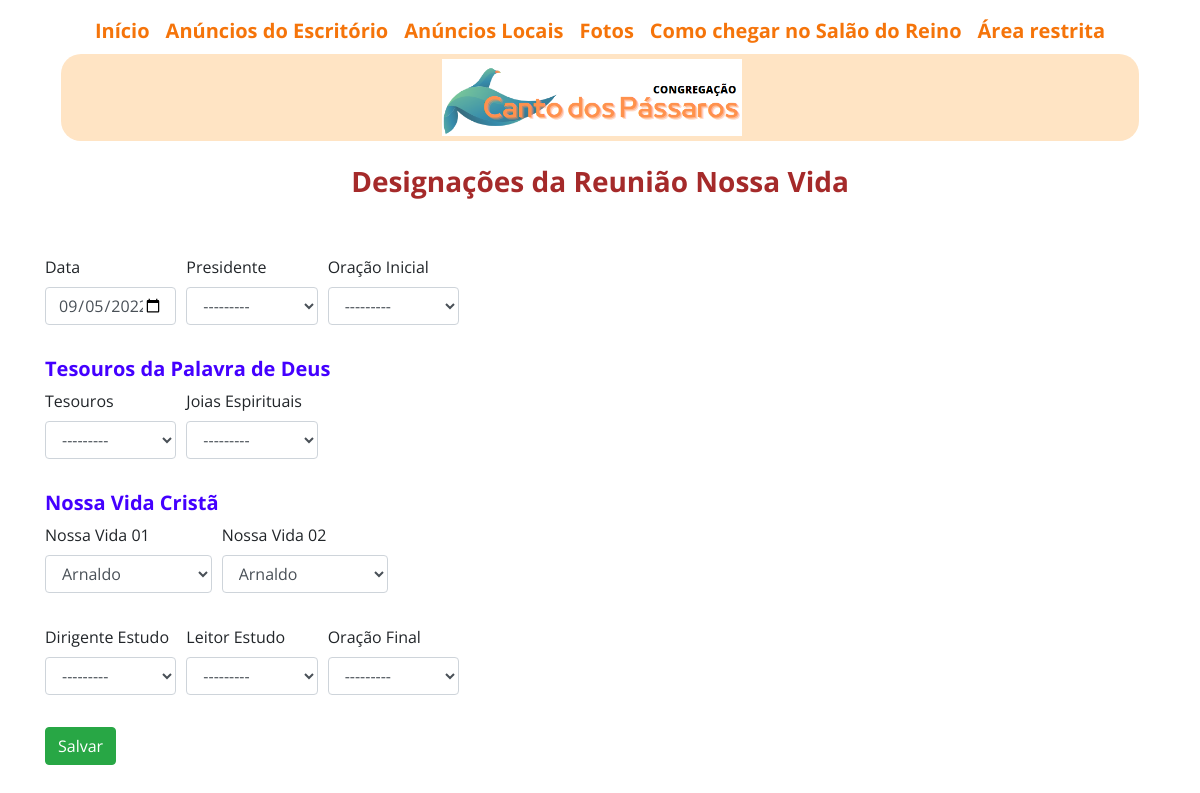
/desig_coordenador_quarta/8, run on the app's committed database.
### designacoes/models.py (models this page shows)
class DesigQuarta(models.Model):
    data = models.DateField(blank=True, null=True,)
    presidente = models.CharField(max_length=30, blank=True, null=True, choices=ANCIÃOS)
    oração_Inicial = models.CharField(max_length=30, blank=True, null=True, choices=ANCIÃOS)
    tesouros = models.CharField(max_length=30, blank=True, null=True, choices=ANCIÃOS_SERVOS)
    joias_Espirituais = models.CharField(max_length=30, blank=True, null=True, choices=ANCIÃOS_SERVOS)
    leitura_da_Bíblia = models.CharField(max_length=30, blank=True, null=True)
    designação_01 = models.CharField(max_length=30, blank=True, null=True)
    ajudante_01 = models.CharField(max_length=30, blank=True, null=True)
    designação_02 = models.CharField(max_length=30, blank=True, null=True)
    ajudante_02 = models.CharField(max_length=30, blank=True, null=True)
    designação_03 = models.CharField(max_length=30, blank=True, null=True)
    ajudante_03 = models.CharField(max_length=30, blank=True, null=True)
    designação_04 = models.CharField(max_length=30, blank=True, null=True)
    ajudante_04 = models.CharField(max_length=30, blank=True, null=True)
    nossa_Vida_01 = models.CharField(max_length=30, blank=True, null=True, choices=ANCIÃOS_SERVOS)
    nossa_Vida_02 = models.CharField(max_length=30, blank=True, null=True, choices=ANCIÃOS_SERVOS)
    dirigente_Estudo = models.CharField(max_length=30, blank=True, null=True, choices=ANCIÃOS)
    leitor_Estudo = models.CharField(max_length=30, blank=True, null=True, choices=LEITORES_ESTUDO)
    oração_Final = models.CharField(max_length=30, blank=True, null=True, choices=ORAÇÃO)
    indicador_Principal = models.CharField(max_length=30, blank=True, null=True, choices=INDICADORES)
    indicador_Recepção = models.CharField(max_length=30, blank=True, null=True, choices=INDICADORES)
    volante_01 = models.CharField(max_length=30, blank=True, null=True, choices=INDICADORES)
    volante_02 = models.CharField(max_length=30, blank=True, null=True, choices=INDICADORES)
    class Meta:
        ordering = ['data']

### designacoes/views.py (the view, shortened to what this page needs)
# urls.py: path('desig_coordenador_quarta/<int:id>', views.desig_coordenador_quarta),
def desig_coordenador_quarta(request, id):
    quarta = get_object_or_404(DesigQuarta, pk=id)
    form = Form_Quarta(instance=quarta)
    return render(request, 'cp/desig_coordenador_quarta.html', {'form':form ,'quarta': quarta})

### designacoes/forms.py
class Form_Quarta(forms.ModelForm):
    class Meta:
        model = DesigQuarta
        fields = '__all__'
        widgets = {
            'data': forms.DateInput(format=('%Y-%m-%d'), attrs={'class':'form-control', 'placeholder':'Select Date','type': 'date'})
          }

### designacoes/templates/cp/desig_coordenador_quarta.html (shortened to what this page needs)
{% extends 'base.html' %}
{% load crispy_forms_tags %}
{% block content %}
<div class="container">
 <span id='span_h3'><h3>Designações da Reunião Nossa Vida</h3></span>
   <br>
      <div class='row'>
             <form method="post">
                <br>
                 <div class="form-row">
                <div class="form-group col-md-4">
                {{ form.data|as_crispy_field }}
               </div>
            <div class="form-group col-md-4">
               {{ form.presidente|as_crispy_field }}
           </div>
               <div class="form-group col-md-4">
               {{ form.oração_Inicial|as_crispy_field }}
             </div>
           </div>
             <h5>Tesouros da Palavra de Deus</h5>
             <div class="form-row">
                 <div class="form-group col-md-4">
                {{ form.tesouros|as_crispy_field }}
           </div>
               <div class="form-group col-md-4">
               {{ form.joias_Espirituais|as_crispy_field }}
           </div>
         </div>
               <h5>Nossa Vida Cristã</h5>
               <div class="form-row">
               <div class="form-group col-md-5">
               {{ form.nossa_Vida_01|as_crispy_field }}
               </div>
               <div class="form-group col-md-5">
               {{ form.nossa_Vida_02|as_crispy_field }}
               </div>
            </div>
               <div class="form-row">
               <div class="form-group col-md-4">
               {{ form.dirigente_Estudo|as_crispy_field }}
            </div>
               <div class="form-group col-md-4">
               {{ form.leitor_Estudo|as_crispy_field }}
            </div>
            <div class="form-group col-md-4">
               {{ form.oração_Final|as_crispy_field }}
           </div>
       </div>
                    <input type="submit" class="btn btn-success" name="meio" value="Salvar ">
          </form>
    </div>
</div>
{% endblock %}

### static/css/style.css (style rules this page uses)
body { margin: 0; position: relative; height: 100vh; width: 100vw; font-family: 'Open Sans', sans-serif; background-size: cover; }
#cardhome h3, h5 { font-weight: bold; color: hsl(256, 100%, 50%); }
#cardlocal h3, h5 { font-weight: bold; color: hsl(256, 100%, 50%); }
h3 { font-weight:bolder; text-align: center; color: brown; }

### data on the page
DesigQuarta: data "09/05/2022", presidente "---------", oração_Inicial "---------", tesouros "---------", joias_Espirituais "---------", nossa_Vida_01 "Arnaldo", nossa_Vida_02 "Arnaldo", dirigente_Estudo "---------", leitor_Estudo "---------", oração_Final "---------"
